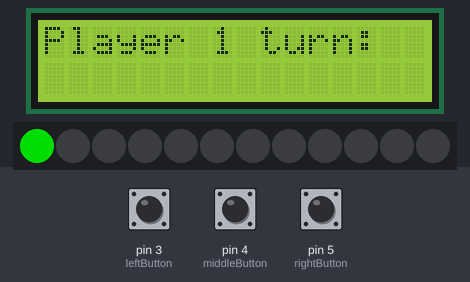
Simulated run of this sketch. Board: Arduino Uno, built with avr-gcc and run on an emulated ATmega328P. Shown: 16×2 character LCD, 12 RGB LEDs in strip order, left to right. Inputs (shaded band) come from the test bench; at power-on: pin 4 (middleButton) LOW, pin 5 (rightButton) LOW, pin 3 (leftButton) LOW. Dim RGB values are drawn brighter than linear.

Above: at 1.2 s.
1.3 s: pin 4 (middleButton) pulled HIGH for 1 s
At 3.5 s:
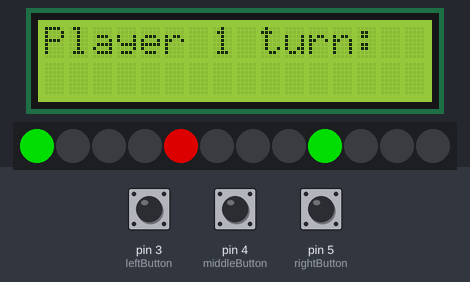
3.8 s: pin 5 (rightButton) pulled HIGH for 0.15 s
At 5.0 s:
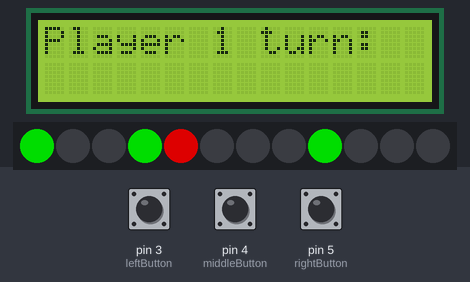
5.4 s: pin 3 (leftButton) pulled HIGH for 0.15 s
At 5.41 s:
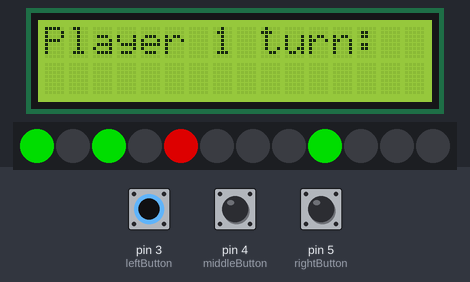
7.0 s: pin 4 (middleButton) pulled HIGH for 3.2 s
At 8.4 s:
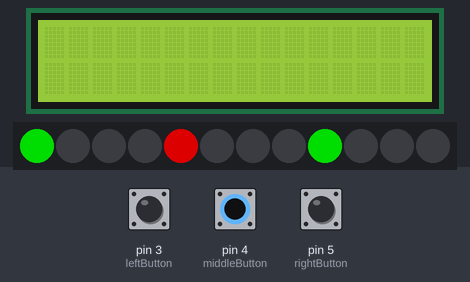
11.7 s: pin 3 (leftButton) driven HIGH and pin 4 (middleButton) driven HIGH and pin 5 (rightButton) driven HIGH
14.7 s: pin 5 (rightButton) driven LOW
Timing chart, 0 to 17.7 s (numbered marks = the images above; inputs shaded):
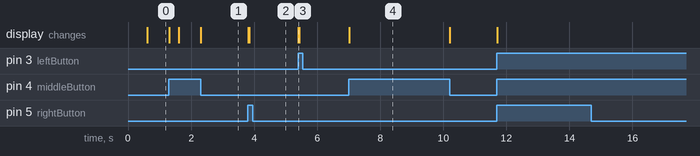

Measured:
- after the input at 1.3 s, the display: first changes at once (image 1 shows a later state)
- after the input at 7.0 s, the display: changes at once (image 4)
- after the input at 14.7 s, every drawn part: stays the same

The sketch:

Main.ino
```cpp
// include libraries
#include <Adafruit_NeoPixel.h>
#include <LiquidCrystal_I2C.h>

// define pins
#define ledStrip 6
#define leftButton 3
#define middleButton 4
#define rightButton 5

// create and initialize booleans
bool player1Won = false;
bool player2Won = false;
bool player1Turn = true;
bool player2Turn = false;
bool emptySpace = true;
bool startGame = true;

// create and initialize integers
int replaceSlot;
int current1stSlot = 0;
int current2ndSlot = 0;
int draw = 0;

// create arrays
int winCase[3];
int slots[3][4];
int slotSelection[4];

// state lcd and leds
LiquidCrystal_I2C lcd(0x20, 16, 2);
Adafruit_NeoPixel pixels(12, 6, NEO_GRB + NEO_KHZ800);

/*
setup()

Use: startup for the program
*/
void setup(){
  // set each input and outputs pinmode
  pinMode(leftButton, INPUT);
  pinMode(middleButton, INPUT);
  pinMode(rightButton, INPUT);
  pinMode(ledStrip, OUTPUT);

  // start the lcd and leds
  lcd.init();
  lcd.backlight();
  pixels.begin();
}

/*
loop()

Use: main loop of the program
*/
void loop(){
  if(startGame){ // check if its the start of the game
    //clear the lcd and welcome user
    lcd.clear();
  	lcd.setCursor(0,0);
  	lcd.print("Welcome to");
  	lcd.setCursor(0,1);
  	lcd.print("Connect 3!");
  	delay(500);
  	lcd.clear();
    startGame = false;

    // reset each pixel in case game was already played
    for(int i = 0; i < 3;i++){
    	for(int j = 0; j < 4;j++){
      	  slots[i][j] = 0;
          pixels.setPixelColor(i*4 + j, pixels.Color(0, 0, 0));
          pixels.show();
    	}
  	}
    updateBoard();
  }

  // run if players did not win and doesnt draw and enter function for each player
  if(player1Won == false || player2Won == false || draw < 12){
    if(player1Turn){
      player1();
      checkLink();
    }
    else if(player2Turn){
      player2();
      checkLink();
    }
  }

  // check if the game is drawn and reset game
  if(draw == 12){
    lcd.clear();
    lcd.print("Draw!!!");
    startGame = true;
    draw = 0;
    delay(300);
  }

  // check if the first player won
  if(player1Won){
    // tell users and show winning chain
    lcd.clear();
    lcd.print("Player 1 wins!");
    pixels.clear();
      for(int j = 0; j < 3; j++){
        pixels.setPixelColor(winCase[j], pixels.Color(0, 150, 0));
 	    pixels.show();
      }
      delay(700);
  }
  // check if the second player won
  if(player2Won){
    // tell the users and show winning chain
    lcd.clear();
    lcd.print("Player 2 wins!");
    pixels.clear();
      for(int j = 0; j < 3; j++){
        pixels.setPixelColor(winCase[j], pixels.Color(150, 0, 0));
 	    pixels.show();
      }
      delay(700);
  }

  // check if anyone has won
  if(player1Won || player2Won){
    // reset all variables for the next time
    startGame = true;
    player1Won = false;
    player2Won = false;
    player1Turn = true;
    player2Turn = false;
    current1stSlot = 0;
    current2ndSlot = 0;
    draw = 0;
  }
}

/*
player1()

Use: main method for player 1
*/
void player1(){
  // set lcd screen
  lcd.print("Player 1 turn:");
  lcd.setCursor(0,0);

  // change the top left pixel colour
  pixels.setPixelColor(current2ndSlot, pixels.Color(0, 150, 0));
  pixels.show();

  // store current pixel position
  slotSelection[current2ndSlot] = 1;

  // if the right button is pressed change the pixel to one slot right
  if(digitalRead(rightButton) == 1){
    if(current2ndSlot < 3){
      slotSelection[current2ndSlot] = 0;
      pixels.setPixelColor(current2ndSlot, pixels.Color(0,0, 0));
      pixels.show();
      current2ndSlot++;
      slotSelection[current2ndSlot] = 1;
      pixels.setPixelColor(current2ndSlot, pixels.Color(0, 150, 0));
      pixels.show();
      updateBoard();
    }
  }

  // if the left button is pressed change the pixel to one slot left
  if(digitalRead(leftButton) == 1){
    if(current2ndSlot > 0){
      slotSelection[current2ndSlot] = 0;
      pixels.setPixelColor(current2ndSlot, pixels.Color(0, 0, 0));
      pixels.show();
      current2ndSlot--;
      slotSelection[current2ndSlot] = 1;
      pixels.setPixelColor(current2ndSlot, pixels.Color(0, 150, 0));
      pixels.show();
      updateBoard();
    }
  }

  // if the middle button is pressed reset variables and set other players turn
  if(digitalRead(middleButton) == 1){
    dropPiece();
    player1Turn = false;
  	player2Turn = true;
    current1stSlot = 0;
    current2ndSlot = 0;
    emptySpace = true;
    updateBoard();
  }
}

/*
player2()

Use: main method for player 2
*/
void player2(){
  // set lcd screen
  lcd.print("Player 2 turn:");
  lcd.setCursor(0,0);

  // set top left pixel to red
  pixels.setPixelColor(current2ndSlot, pixels.Color(150, 0, 0));
  pixels.show();

  // store current selection
  slotSelection[current2ndSlot] = 2;

  //if right button is pressed move current pixel one pixel right
  if(digitalRead(rightButton) == 1){
    if(current2ndSlot < 3){
      slotSelection[current2ndSlot] = 0;
      pixels.setPixelColor(current2ndSlot, pixels.Color(0, 0, 0));
      pixels.show();
      current2ndSlot++;
      slotSelection[current2ndSlot] = 2;
      pixels.setPixelColor(current2ndSlot, pixels.Color(150, 0, 0));
      pixels.show();
      updateBoard();
    }
  }
  // if left button is pressed move current pixel one pixel left
  if(digitalRead(leftButton) == 1){
    if(current2ndSlot > 0){
      slotSelection[current2ndSlot] = 0;
      pixels.setPixelColor(current2ndSlot, pixels.Color(0, 0, 0));
      pixels.show();
      current2ndSlot--;
      slotSelection[current2ndSlot] = 2;
      pixels.setPixelColor(current2ndSlot, pixels.Color(150, 0, 0));
      pixels.show();
      updateBoard();
    }
  }
  // if middle button is pressed reset varibles for next user
  if(digitalRead(middleButton) == 1){
    dropPiece();
    player1Turn = true;
  	player2Turn = false;
    current1stSlot = 0;
    current2ndSlot = 0;
    emptySpace = true;
    updateBoard();
  }
}

/*
updateBoard()

Use: updates the pixels from the slots[][] array
*/
void updateBoard(){
  // for each pixel slot update the colour of each pixel to the respective colour
  for(int i = 0; i < 3; i++){
    for(int j = 0; j < 4; j++){
      if(slots[i][j] == 1){
        pixels.setPixelColor(i*4 + j, pixels.Color(0, 150, 0));
        pixels.show();
      }
      else if(slots[i][j] == 2){
        pixels.setPixelColor(i*4 + j, pixels.Color(150, 0, 0));
        pixels.show();
      }
    }
  }
}


/*
dropPiece()

Use: drops the piece when the user clicks the middle button
*/
void dropPiece(){
  for(int i = 2; i >= 0; i--){
    // check if the slot below it is empty and update the piece in the array
  	if(slots[current1stSlot + i][current2ndSlot] == 0 && emptySpace){
      if(player1Turn){
        slots[current1stSlot][current2ndSlot] = 0;
      	slots[current1stSlot + i][current2ndSlot] = 1;
        pixels.clear();
        updateBoard();
        draw++;
      }
      else if(player2Turn){
        slots[current1stSlot][current2ndSlot] = 0;
        slots[current1stSlot + i][current2ndSlot] = 2;
        pixels.clear();
        updateBoard();
        draw++;
      }
      emptySpace = false;
    }
  }
  lcd.clear();
}
/*
checkLink()

Use: check each win case
*/
void checkLink(){
  // will check up and down for the green player and store winning leds in winCase
  for(int i = 0; i < 4; i++){
    if(slots[2][i] == 1){
      if(slots[1][i] == 1){
        if(slots[0][i] == 1){
          player1Won = true;
          winCase[0] = i;
          winCase[1] = i + 4;
          winCase[2] = i + 8;
        }
      }
    }
  }
  // will check up and down for the red player and store winning leds in winCase
  for(int i = 0; i < 4; i++){
    if(slots[2][i] == 2){
      if(slots[1][i] == 2){
        if(slots[0][i] == 2){
          player2Won = true;
          winCase[0] = i;
          winCase[1] = i + 4;
          winCase[2] = i + 8;

        }
      }
    }
  }
  // will check left and right for the green player and store winning leds in winCase
  for(int j = 0; j < 2; j++){
  	for(int i = 0; i < 3; i++){
      if(slots[i][0+j] == 1){
        if(slots[i][1+j] == 1){
          if(slots[i][2+j] == 1){
            player1Won = true;
            winCase[0] = i*4 + j;
            winCase[1] = i*4 + 1 + j;
            winCase[2] = i*4 + 2 + j;
          }
        }
      }
    }
  }
  // will check left and right for the red player and store winning leds in winCase
  for(int j = 0; j < 2; j++){
  	for(int i = 0; i < 3; i++){
      if(slots[i][0+j] == 2){
        if(slots[i][1+j] == 2){
          if(slots[i][2+j] == 2){
            player2Won = true;
            winCase[0] = i*4 + j;
            winCase[1] = i*4 + 1 + j;
            winCase[2] = i*4 + 2 + j;
          }
        }
      }
    }
  }
  // will check diagonal case for the red player and store winning leds in winCase
  for(int i = 0; i < 2; i++){
    if(slots[0][i] == 2){
      if(slots[1][i+1] == 2){
        if(slots[2][i+2] == 2){
          player2Won = true;
          winCase[0] = i;
          winCase[1] = 5+i;
          winCase[2] = 10+i;
        }
      }
    }
  }
  // will check diagonal for the green player and store winning leds in winCase
  for(int i = 0; i < 2; i++){
    if(slots[0][i] == 1){
      if(slots[1][i+1] == 1){
        if(slots[2][i+2] == 1){
          player1Won = true;
          winCase[0] = i;
          winCase[1] = 5+i;
          winCase[2] = 10+i;
        }
      }
    }
  }
  // will check diagonal for the red player and store winning leds in winCase
  for(int i = 0; i < 2; i++){
    if(slots[0][i+2] == 2){
      if(slots[1][i+1] == 2){
        if(slots[2][i] == 2){
          player2Won = true;
          winCase[0] = 2+i;
          winCase[1] = 5+i;
          winCase[2] = 8+i;
        }
      }
    }
  }
  // will check diagonal for the green player and store winning leds in winCase
  for(int i = 0; i < 2; i++){
    if(slots[0][i+2] == 1){
      if(slots[1][i+1] == 1){
        if(slots[2][i] == 1){
          player1Won = true;
          winCase[0] = 2+i;
          winCase[1] = 5+i;
          winCase[2] = 8+i;
          lcd.clear();
        }
      }
    }
  }
}
```
